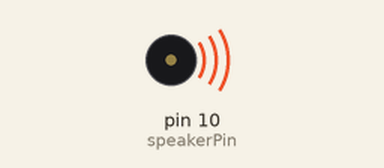
This sketch was run on a simulated Arduino Uno, built with avr-gcc and run on an emulated ATmega328P. Shown: buzzer (waves = sounding).

Above: at 0.1 s.
Timing chart, 0 to 40.0 s (numbered marks = the images above):
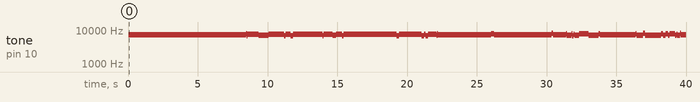

Measured:
- by itself, tone on pin 10 (speakerPin): plays 7188 Hz for 8.4 s, 7857 Hz for 0.04 s, 6837 Hz for 0.04 s, 7526 Hz for 0.80 s, 6924 Hz for 0.72 s, 7582 Hz for 1.1 s … (53 notes in this stretch)

The sketch:

piezo_test_buzzer.ino
```cpp
int speakerPin = 10;
unsigned long int reg;

void setup() {
    Serial.begin (9600);

  // Connect a piezo sounder between Ground and this pin
  pinMode (speakerPin, OUTPUT);

  // Arbitrary inital value; must not be zero
  reg = 0x55aa55aaL;
}

void loop() {
  unsigned long int newr;
  unsigned char lobit;
  unsigned char b31, b29, b25, b24;

  // Extract four chosen bits from the 32-bit register
  b31 = (reg & (1L << 31)) >> 31;
  b29 = (reg & (1L << 29)) >> 29;
  b25 = (reg & (1L << 25)) >> 25;
  b24 = (reg & (1L << 24)) >> 24;

  // EXOR the four bits together
  lobit = b31 ^ b29 ^ b25 ^ b24;

  // Shift and incorporate new bit at bit position 0
  newr = (reg << 1) | lobit;

  // Replace register with new value
  reg = newr;

  // Drive speaker pin from bit 0 of 'reg'
  digitalWrite (speakerPin, reg & 1);

  // Display 'reg' in the serial console for debugging only
//  Serial.println (reg, HEX);

  // Delay corresponds to 1/T(m/s), but the actual frequency of updates
  // will be lower, due to computation time and loop overhead
  //delayMicroseconds (50);
}
```
